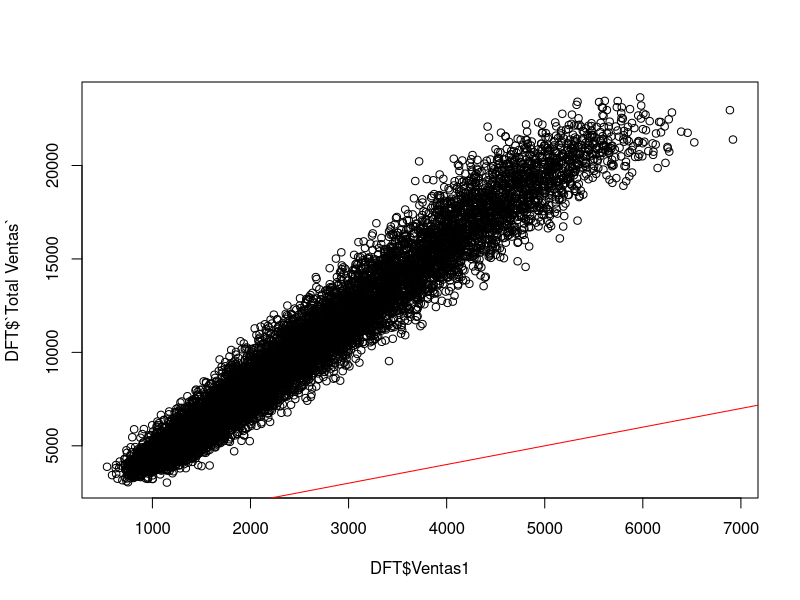

The R source for this figure:
## ---- chunk 1
library(readr)
library(dplyr)
library(stringi)
## ---- chunk 2
DF <- read_csv("BodegasEP.csv")
DFT <- DF[complete.cases(DF),]

## ---- chunk 3
head(DF)
#rm(list=ls())
## ---- chunk 4
DFT <- cbind(DFT,c(DFT$Ventas1 + DFT$Ventas2 + DFT$Ventas3 + DFT$Ventas4))
DFT
## ---- chunk 5
cnames <- c(colnames(DFT[1:8]), "Total Ventas")
colnames(DFT) <- cnames

## ---- chunk 6
#DFD <- cbind(DFT$Distrito, DFT$`Total Ventas`)
#colnames(DFD) <- c("Distrito", "Total Ventas")
#DFD
## ---- chunk 7
DFD <-aggregate(DFT$`Total Ventas`, by=list(DFT$Distrito), FUN=sum)
colnames(DFD) <- c("Distrito", "Total Ventas")
DFD
## ---- chunk 8
table(DF$Distrito)
## ---- chunk 9
sum(DFT$`Total Ventas`)
## ---- chunk 10
which.min(DFT$`Total Ventas`)
DFT[8464,]
## ---- chunk 11
dim(subset(DFT, DFT$Distrito == 'Breña'))
## ---- chunk 12
max(nchar(DFT$Bodega))
## ---- chunk 13
subset(DFT,nchar(DFT$Bodega) == 35)
## ---- chunk 14
which.min(DFT$`Total Ventas`)
DFT[8464,]
## ---- chunk 15
sum(complete.cases(DF))
## ---- chunk 16
sum(DFT$`Total Ventas`)
## ---- chunk 17
which.min(DFT$`Total Ventas`)
DFT[8464,]
## ---- chunk 18
which.max(DFD$`Total Ventas`)
DFD[19,]
## ---- chunk 19
which.max(DFT$`Total Ventas`)
DFT[101,]
## ---- chunk 20

sum(is.na(DF))
## ---- chunk 21
nrow(DF) - sum(complete.cases(DF))
## ---- chunk 22
sum(complete.cases(DF))
## ---- chunk 23
 brena <-subset(DFT, DF$Distrito=="Breña")
nrow(brena)
## ---- chunk 24
which.min(DF$Ventas1)
which.min(DF$Ventas2)
which.min(DF$Ventas3)
which.min(DF$Ventas4)

which.min(c(which.min(DF$Ventas1), which.min(DF$Ventas2),which.min(DF$Ventas3),which.min(DF$Ventas4)))
## ---- chunk 25
which.min(DF$Ventas3)
DFT[5658,]
## ---- chunk 26
table(DFT$Distrito)
## ---- chunk 27
which.max(DFD$`Total Ventas`)
DFD[19,]
## ---- chunk 28
which.max(DFT$Ventas1)
which.max(DFT$Ventas2)
which.max(DFT$Ventas3)
which.max(DFT$Ventas4)
## ---- chunk 29
DFT[8755,]
DFT[9566,]
DFT[5609,]
DFT[6933,]
6919.14
6691.19
6826.43
6389.96	

## ---- chunk 30
sum(is.na(DF))
## ---- chunk 31
sum(DFT$`Total Ventas`)
## ---- chunk 32
which.min(DFD$`Total Ventas`)
DFD[25,]
## ---- chunk 33
which.max(DFT$`Total Ventas`)
DFT[101,]
## ---- chunk 34
sum(complete.cases(DF))
## ---- chunk 35
length(table(DFT$Distrito))
## ---- chunk 36
table(stri_length(DF$Bodega))
## ---- chunk 37
DFT[which.max(stri_length(DF$Bodega)),]
#stri_length(DFT[which.max(stri_length(DF$Bodega)),1])
## ---- chunk 38
min(DFT[,5:8]) -> minimo_semanal
DFT[which(DFT$Ventas1 == minimo_semanal | DFT$Ventas2 == minimo_semanal | DFT$Ventas3 == minimo_semanal | DFT$Ventas4 == minimo_semanal),]

## ---- chunk 39
sum(DFD$`Total Ventas`)
## ---- chunk 40
ventasBarranco <- subset(DFD, DFD$Distrito=="Barranco")
ventasBarranco
## ---- chunk 41
str(DF)
## ---- chunk 42
DFT %>% group_by(Distrito)%>%summarize("Total Ventas"=sum(`Total Ventas`))
## ---- chunk 43
which(DFT$`Total Ventas` == max(DFT$`Total Ventas`)) -> pos
DFT[pos, ]
DFT[which.max(DFT$`Total Ventas`),]
## ---- chunk 44
dim(DFT[which(DFT$Aforo == max(DFT$Aforo)),])
table(DFT$Aforo)
## ---- chunk 45
DFT[complete.cases(DFT),c(1,9)]
## ---- chunk 46
plot(DFT$Ventas1,DFT$`Total Ventas`)
abline(0,1, col="red")

## ---- chunk 47

